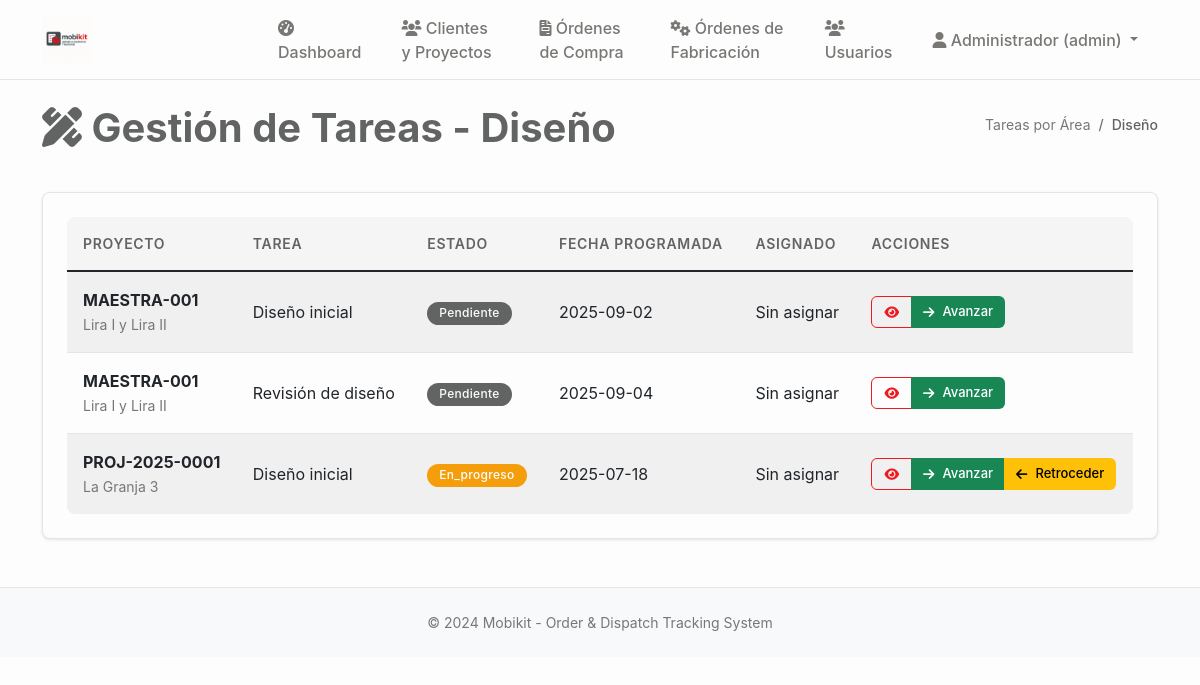
/tareas/diseño (signed in), run on an earlier commit of the app's database.
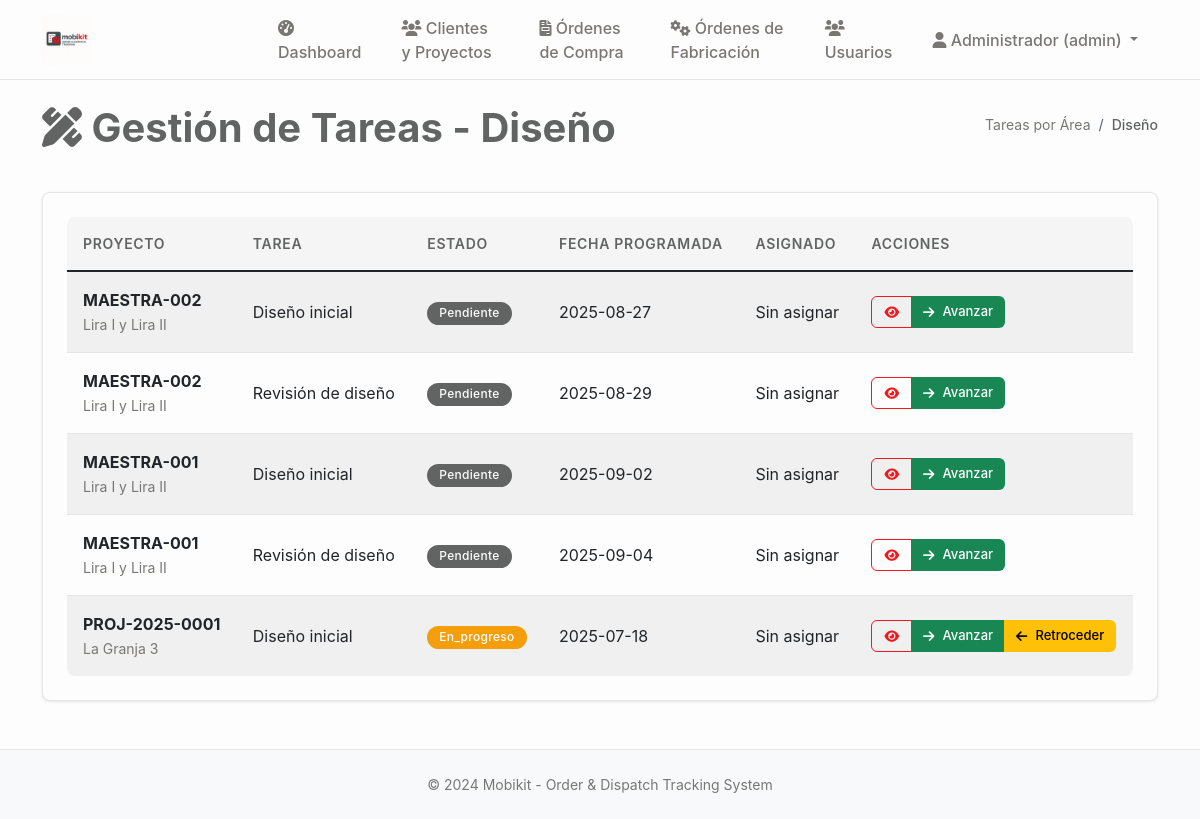
And on a later commit of the database.
### tables this page shows
CREATE TABLE tareas (
    id INTEGER PRIMARY KEY AUTOINCREMENT,
    proyecto_id INTEGER NOT NULL,
    codigo TEXT, -- Código de tarea opcional
    titulo TEXT NOT NULL,
    descripcion TEXT,
    tipo TEXT DEFAULT 'general' CHECK (tipo IN ('diseño', 'fabricación', 'control_calidad', 'embalaje', 'despacho', 'general')),
    rol_asignado TEXT NOT NULL,
    usuario_asignado_id INTEGER,
    area_id INTEGER,
    estado TEXT DEFAULT 'pendiente' CHECK (estado IN ('pendiente', 'en_progreso', 'pausada', 'completada', 'cancelada')),
    prioridad TEXT DEFAULT 'media' CHECK (prioridad IN ('baja', 'media', 'alta', 'urgente')),
    fecha_programada DATE,
    fecha_inicio TIMESTAMP,
    fecha_completada TIMESTAMP,
    tiempo_estimado INTEGER, -- En horas
    tiempo_real INTEGER, -- En horas
    dependencias TEXT, -- JSON con IDs de tareas dependientes
    observaciones TEXT,
    created_at TIMESTAMP DEFAULT CURRENT_TIMESTAMP,
    updated_at TIMESTAMP DEFAULT CURRENT_TIMESTAMP, etapa_fabricacion TEXT 
                CHECK (etapa_fabricacion IN ('seccionado', 'enchapado', 'mecanizado', 'fabricacion_completo')),
    FOREIGN KEY (proyecto_id) REFERENCES proyectos (id),
    FOREIGN KEY (usuario_asignado_id) REFERENCES usuarios (id),
    FOREIGN KEY (area_id) REFERENCES areas (id)
);

CREATE TABLE proyectos (
                id INTEGER PRIMARY KEY AUTOINCREMENT,
                codigo TEXT UNIQUE NOT NULL,
                nombre TEXT NOT NULL,
                cliente_id INTEGER NOT NULL,
                descripcion TEXT,
                estado TEXT DEFAULT 'en_desarrollo' CHECK (estado IN ('en_desarrollo', 'aprobado_produccion', 'seccionado', 'enchapado', 'mecanizado', 'produccion_completa', 'embalando', 'listo_despacho', 'entregado', 'cancelado')),
                prioridad TEXT DEFAULT 'media' CHECK (prioridad IN ('baja', 'media', 'alta', 'urgente')),
                fecha_inicio DATE,
                fecha_entrega DATE,
                fecha_entrega_real DATE,
                diseñador_id INTEGER,
                supervisor_id INTEGER,
                presupuesto DECIMAL(12,2),
                costo_real DECIMAL(12,2),
                observaciones TEXT,
                created_at TIMESTAMP DEFAULT CURRENT_TIMESTAMP,
                updated_at TIMESTAMP DEFAULT CURRENT_TIMESTAMP, adjudicacion_tipo TEXT DEFAULT "orden_compra" CHECK (adjudicacion_tipo IN ("contrato", "orden_compra")), monto_neto DECIMAL(12,2), estado_proyecto TEXT DEFAULT "pendiente_presupuesto", monto_neto_provision DECIMAL(12,2), monto_neto_instalacion DECIMAL(12,2), fecha_estimada_inicio DATE,
                FOREIGN KEY (cliente_id) REFERENCES clientes (id),
                FOREIGN KEY (diseñador_id) REFERENCES usuarios (id),
                FOREIGN KEY (supervisor_id) REFERENCES usuarios (id)
            );

### main.py (the view)
@app.route('/tareas/diseño')
@login_required
@role_required(['diseñador', 'admin', 'general'])
def tareas_diseño():
    conn = sqlite3.connect('mobikit.db')
    cursor = conn.cursor()
    cursor.execute('''
        SELECT t.id, t.titulo, p.nombre as proyecto, p.codigo, t.estado,
               t.fecha_programada, t.descripcion, u.nombre as asignado,
               t.created_at
        FROM tareas t
        JOIN proyectos p ON t.proyecto_id = p.id
        LEFT JOIN usuarios u ON t.usuario_asignado_id = u.id
        WHERE t.rol_asignado = 'diseñador' OR t.tipo = 'diseño'
        ORDER BY
            CASE t.estado
                WHEN 'pendiente' THEN 1
                WHEN 'en_progreso' THEN 2
                WHEN 'completada' THEN 3
            END,
            t.fecha_programada ASC
    ''')
    tareas_list = cursor.fetchall()
    conn.close()
    return render_template('tareas_diseño.html', tareas=tareas_list)

### main.py (called while the page is built)
def login_required(f):
    @wraps(f)
    def decorated_function(*args, **kwargs):
        if 'user_id' not in session:
            return redirect(url_for('login'))
        return f(*args, **kwargs)
    return decorated_function

def role_required(roles):
    def decorator(f):
        @wraps(f)
        def decorated_function(*args, **kwargs):
            if 'user_role' not in session or session['user_role'] not in roles:
                flash('No tienes permisos para acceder a esta página', 'error')
                return redirect(url_for('dashboard'))
            return f(*args, **kwargs)
        return decorated_function
    return decorator

### templates/tareas_diseño.html (shortened to what this page needs)
{% extends "base.html" %}
{% block content %}
<div class="d-flex justify-content-between align-items-center mb-4">
    <h1><i class="fas fa-pencil-ruler"></i> Gestión de Tareas - Diseño</h1>
    <nav aria-label="breadcrumb">
        <ol class="breadcrumb">
            <li class="breadcrumb-item"><a href="{{ url_for('tareas_area') }}">Tareas por Área</a></li>
            <li class="breadcrumb-item active">Diseño</li>
        </ol>
    </nav>
</div>
<div class="card">
    <div class="card-body">
        {% if tareas %}
        <div class="table-responsive">
            <table class="table table-striped">
                <thead>
                    <tr>
                        <th>Proyecto</th>
                        <th>Tarea</th>
                        <th>Estado</th>
                        <th>Fecha Programada</th>
                        <th>Asignado</th>
                        <th>Acciones</th>
                    </tr>
                </thead>
                <tbody>
                    {% for tarea in tareas %}
                    <tr>
                        <td>
                            <strong>{{ tarea[3] }}</strong><br>
                            <small class="text-muted">{{ tarea[2] }}</small>
                        </td>
                        <td>{{ tarea[1] }}</td>
                        <td>
                            <span class="badge bg-{{ 'success' if tarea[4] == 'completada' else 'warning' if tarea[4] == 'en_progreso' else 'secondary' }}">
                                {{ tarea[4]|title }}
                            </span>
                        </td>
                        <td>{{ tarea[5] if tarea[5] else 'Sin fecha' }}</td>
                        <td>{{ tarea[7] if tarea[7] else 'Sin asignar' }}</td>
                        <td>
                            <div class="btn-group" role="group">
                                <a href="{{ url_for('tarea_detalle', tarea_id=tarea[0]) }}" class="btn btn-sm btn-outline-primary">
                                    <i class="fas fa-eye"></i>
                                </a>
                                {% if tarea[4] != 'completada' %}
                                <button class="btn btn-sm btn-success" onclick="avanzarTarea({{ tarea[0] }})">
                                    <i class="fas fa-arrow-right"></i> Avanzar
                                </button>
                                {% endif %}
                                {% if session.user_role in ['admin', 'general'] and tarea[4] != 'pendiente' %}
                                <button class="btn btn-sm btn-warning" onclick="retrocederTarea({{ tarea[0] }})">
                                    <i class="fas fa-arrow-left"></i> Retroceder
                                </button>
                                {% endif %}
                            </div>
                        </td>
                    </tr>
                    {% endfor %}
                </tbody>
            </table>
        </div>
        {% else %}
        <div class="text-center py-4">
            <i class="fas fa-pencil-ruler fa-3x text-muted mb-3"></i>
            <h5>No hay tareas de diseño</h5>
            <p class="text-muted">Las tareas de diseño aparecerán aquí cuando sean creadas.</p>
        </div>
        {% endif %}
    </div>
</div>
{% endblock %}

What changed in the data, as far as the page shows it:
added tareas: codigo "MAESTRA-002", nombre "Lira I y Lira II", titulo "Diseño inicial", estado "Pendiente", fecha_programada "2025-08-27", tarea "Sin asignar"
added tareas: codigo "MAESTRA-002", nombre "Lira I y Lira II", titulo "Revisión de diseño", estado "Pendiente", fecha_programada "2025-08-29", tarea "Sin asignar"
